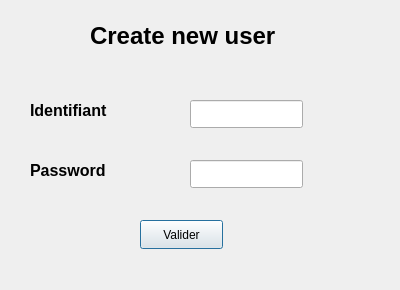
<?xml version="1.0" encoding="UTF-8"?>
<ui version="4.0">
 <class>newUser</class>
 <widget class="QDialog" name="newUser">
  <property name="geometry">
   <rect>
    <x>0</x>
    <y>0</y>
    <width>400</width>
    <height>290</height>
   </rect>
  </property>
  <property name="windowTitle">
   <string>Dialog</string>
  </property>
  <widget class="QLabel" name="toplabel">
   <property name="geometry">
    <rect>
     <x>90</x>
     <y>20</y>
     <width>231</width>
     <height>31</height>
    </rect>
   </property>
   <property name="font">
    <font>
     <pointsize>18</pointsize>
     <bold>true</bold>
    </font>
   </property>
   <property name="text">
    <string>Create new user</string>
   </property>
  </widget>
  <widget class="QLabel" name="idlabel">
   <property name="geometry">
    <rect>
     <x>30</x>
     <y>100</y>
     <width>151</width>
     <height>20</height>
    </rect>
   </property>
   <property name="font">
    <font>
     <pointsize>12</pointsize>
     <bold>true</bold>
    </font>
   </property>
   <property name="text">
    <string>Identifiant</string>
   </property>
  </widget>
  <widget class="QLabel" name="passwordlabel">
   <property name="geometry">
    <rect>
     <x>30</x>
     <y>160</y>
     <width>151</width>
     <height>20</height>
    </rect>
   </property>
   <property name="font">
    <font>
     <pointsize>12</pointsize>
     <bold>true</bold>
    </font>
   </property>
   <property name="text">
    <string>Password</string>
   </property>
  </widget>
  <widget class="QLineEdit" name="idTextField">
   <property name="geometry">
    <rect>
     <x>190</x>
     <y>100</y>
     <width>113</width>
     <height>28</height>
    </rect>
   </property>
  </widget>
  <widget class="QLineEdit" name="passwordTextField">
   <property name="geometry">
    <rect>
     <x>190</x>
     <y>160</y>
     <width>113</width>
     <height>28</height>
    </rect>
   </property>
  </widget>
  <widget class="QPushButton" name="pushButton">
   <property name="geometry">
    <rect>
     <x>140</x>
     <y>220</y>
     <width>83</width>
     <height>29</height>
    </rect>
   </property>
   <property name="text">
    <string>Valider</string>
   </property>
  </widget>
  <widget class="QLabel" name="labelError">
   <property name="geometry">
    <rect>
     <x>60</x>
     <y>260</y>
     <width>241</width>
     <height>20</height>
    </rect>
   </property>
   <property name="palette">
    <palette>
     <active>
      <colorrole role="WindowText">
       <brush brushstyle="SolidPattern">
        <color alpha="255">
         <red>234</red>
         <green>6</green>
         <blue>17</blue>
        </color>
       </brush>
      </colorrole>
     </active>
     <inactive>
      <colorrole role="WindowText">
       <brush brushstyle="SolidPattern">
        <color alpha="255">
         <red>234</red>
         <green>6</green>
         <blue>17</blue>
        </color>
       </brush>
      </colorrole>
     </inactive>
     <disabled/>
    </palette>
   </property>
   <property name="text">
    <string/>
   </property>
   <property name="alignment">
    <set>Qt::AlignCenter</set>
   </property>
  </widget>
 </widget>
 <resources/>
 <connections/>
</ui>
